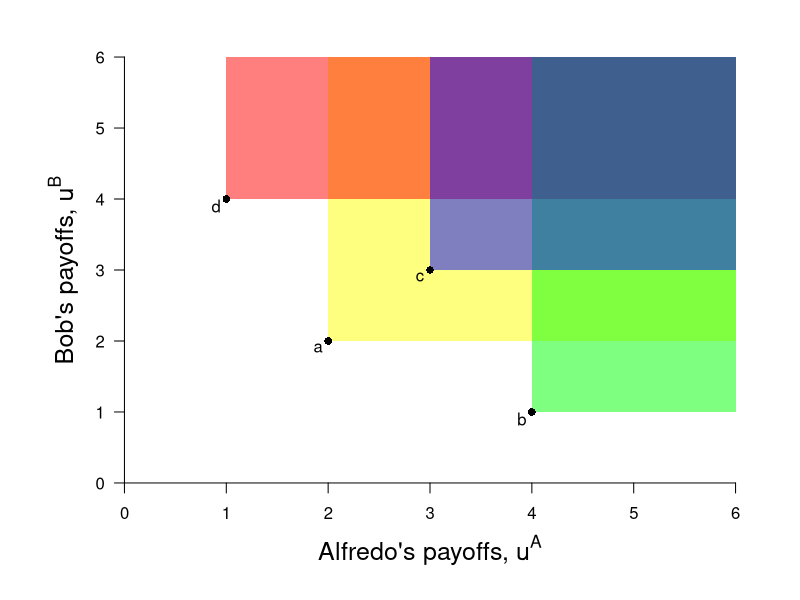

The R script that drew this image:
require(shape)
pdf(file = "society/society_fig1_pefficiency.pdf", width = 7, height = 7)

#Set parameters for graphics
axislabelsize <- 1.5
par(mar =  c(5, 5, 2, 2))
xlims <- c(0, 6)
ylims <- c(0, 6)
labelsize <- 1.8
pointsize <- 1
  
ticksy <- c(ylims[1], 1, 2, 3, 4, 5, ylims[2])
ylabels <- c(ylims[1], 1, 2, 3, 4, 5, ylims[2])
ticksx <- c(xlims[1], 1, 2, 3, 4, 5, xlims[2])
xlabels <- c(xlims[1], 1, 2, 3, 4, 5, xlims[2])

#Plot command 
plot(0, 0, xlim = xlims, ylim = ylims, type = "n",
     xlab = expression(paste("")),
     ylab = expression(paste("")),
     xaxt = "n", yaxt = "n", cex.lab = axislabelsize, bty = "n")

#Customize ticks and labels for the plot
axis(1, at = ticksx, pos = 0, labels = xlabels)
axis(2, at = ticksy, pos = 0, labels = ylabels, las = 1)


mtext(expression(paste("Alfredo's payoffs, ", u^A)), side=1, line = 2.5, cex = axislabelsize)
text(-0.6, 0.5*ylims[2], expression(paste("Bob's payoffs, ", u^B)), xpd = TRUE, cex = axislabelsize, srt = 90) 


#Lines for the coordinates of the Nash equilbrium
#segments(1, 4, 3, 3, lty = 1, col = "#7fc97f", lwd = 4)
#segments(3, 3, 4, 1, lty = 1, col = "#7fc97f", lwd = 4)

#P-efficiency polygons
x22 <- c(2, xlims[2], xlims[2], 2, 2)
y22 <- c(2, 2, ylims[2], ylims[2], 2)
polygon(x22, y22, col=rgb(1, 1, 0, 0.5), density=NULL, border = NA)

#P-efficiency polygons
x14 <- c(1, xlims[2], xlims[2], 1, 1)
y14 <- c(4, 4, ylims[2], ylims[2], 4)
polygon(x14, y14, col=rgb(1, 0, 0, 0.5), density=NULL, border = NA)

#P-efficiency polygons
x41 <- c(4, xlims[2], xlims[2], 4, 4)
y41 <- c(1, 1, ylims[2], ylims[2], 1)
polygon(x41, y41, col=rgb(0, 1, 0, 0.5), density=NULL, border = NA)

#P-efficiency polygons
x33 <- c(3, xlims[2], xlims[2], 3, 3)
y33 <- c(3, 3, ylims[2], ylims[2], 3)
polygon(x33, y33, col=rgb(0, 0, 1, 0.5), density=NULL, border = NA)



#Add points a, b, c and c
points(1, 4, pch = 16, col = "black", cex = pointsize)
text(0.9, 3.9, expression(paste("d")))
points(3, 3, pch = 16, col = "black", cex = pointsize)
text(2.9, 2.9, expression(paste("c")))
points(4, 1, pch = 16, col = "black", cex = pointsize)
text(3.9, 0.9, expression(paste("b")))
points(2, 2, pch = 16, col = "black", cex = pointsize)
text(1.9, 1.9, expression(paste("a")))
#text(1.5, 1.8, expression(paste("Nash equilibrium")))

#90 degree angle indicators -TEST
# segments(1, 4.1, 1.1, 4.1, lty = 1, col = "black", lwd = 1)
# segments(1.1, 4, 1.1, 4.1, lty = 1, col = "black", lwd = 1)
# 
# segments(3, 3.1, 3.1, 3.1, lty = 1, col = "black", lwd = 1)
# segments(3.1, 3, 3.1, 3.1, lty = 1, col = "black", lwd = 1)
# 
# segments(4, 1.1, 4.1, 1.1, lty = 1, col = "black", lwd = 1)
# segments(4.1, 1, 4.1, 1.1, lty = 1, col = "black", lwd = 1)
# 
# segments(2, 2.1, 2.1, 2.1, lty = 1, col = "black", lwd = 1)
# segments(2.1, 2, 2.1, 2.1, lty = 1, col = "black", lwd = 1)

#Label utility possibilities frontier
#text(3.9, 2.6, expression(paste("Utility Possibilities")))
#text(3.9, 2.35, expression(paste("Frontier (upf)")))


dev.off()
